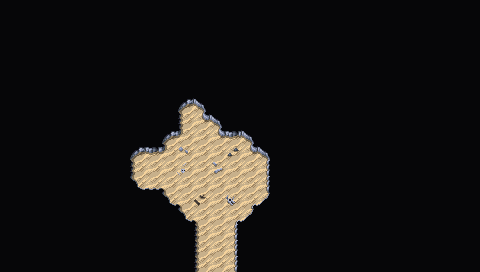

Below is a game level as drawn by its tile map, then a one-line description and the .tmx that defines it (tile-layer data replaced by summaries):
An orthogonal 30x17 tile map with 16x16 px tiles, 3 tile layers (Background, Ground, Foreground), 2 tilesets and 7 objects.

<map version="1.10" tiledversion="1.10.1" orientation="orthogonal" renderorder="right-down" width="30" height="17" tilewidth="16" tileheight="16" infinite="0" nextlayerid="6" nextobjectid="58">
 <editorsettings>
  <export target="wastetown..tmx" format="tmx" />
 </editorsettings>
 <tileset firstgid="1" source="../../../../common/maps/tileset/main.tsx" />
 <tileset firstgid="10113" source="../../../../common/maps/tileset/buildings.tsx" />
 <layer id="1" name="Background" width="30" height="17">
  <data>[510 cells, 510 non-empty, 1 distinct tile ids]</data>
 </layer>
 <layer id="2" name="Ground" width="30" height="17">
  <data>[510 cells, 492 non-empty, 21 distinct tile ids]</data>
 </layer>
 <layer id="3" name="Foreground" width="30" height="17">
  <properties>
   <property name="spriteLayer" type="bool" value="true" />
  </properties>
  <data>[510 cells, 0 non-empty, 0 distinct tile ids]</data>
 </layer>
 <objectgroup id="4" name="Objects">
  <object id="38" template="../../../../common/maps/obj/entry_up.tx" x="192" y="282" width="48" height="16">
   <properties>
    <property name="teleport" value="" />
   </properties>
  </object>
  <object id="53" template="../../../../common/maps/obj/enemy.tx" x="200.615" y="182.192">
   <properties>
    <property name="enemy" value="Dinosaur Elite" />
    <property name="speedModifier" type="float" value="3" />
    <property name="threatRange" type="int" value="50" />
   </properties>
  </object>
  <object id="54" template="../../../../common/maps/obj/manashards.tx" x="184.154" y="129.366" />
  <object id="55" template="../../../../common/maps/obj/gold.tx" x="195.799" y="151.069" />
  <object id="56" template="../../../../common/maps/obj/gold.tx" x="168.802" y="171.184" />
  <object id="57" template="../../../../common/maps/obj/gold.tx" x="238.147" y="172.773" />
  <object id="58" template="../../../../common/maps/obj/treasure.tx" x="200" y="155">
   <properties>
    <property name="reward">[{
  "type": "item",
  "count": 1,
  "itemName": "Triassic Amulet"
}]</property>
   </properties>
  </object>
 </objectgroup>
</map>
